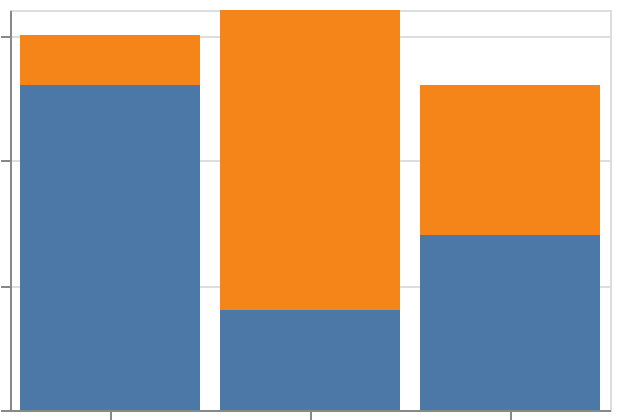

This figure's Vega-Lite source:
### Vega-Lite specification from a JSON file in a GitHub repository (floating-point values rounded to 4 significant figures)
{"$schema": "https://vega.github.io/schema/vega-lite/v6.json", "padding": 5, "autosize": "none", "width": 300, "height": 200, "data": {"name": "table", "values": [{"c": "A", "g": "p", "x": 1, "y": 2, "v": 5, "t": "2024-01-15", "o": {"v": 3}, "IMDB Rating": 6.1, "d": "x1"}, {"c": "B", "g": "q", "x": 2, "y": 4, "v": 9, "t": "2024-02-20", "o": {"v": 7}, "IMDB Rating": 7.4, "d": "x2"}, {"c": "A", "g": "q", "x": 3, "y": 3, "v": 2, "t": "2024-03-05", "o": {"v": 1}, "IMDB Rating": 5.2, "d": "x1"}, {"c": "C", "g": "p", "x": 4, "y": 6, "v": 7, "t": "2024-05-30", "o": {"v": 4}, "IMDB Rating": 8.8, "d": "x3"}, {"c": "B", "g": "p", "x": 5, "y": 5, "v": 4, "t": "2024-07-11", "o": {"v": 9}, "IMDB Rating": 6.9, "d": "x2"}, {"c": "C", "g": "q", "x": 6, "y": 8, "v": 6, "t": "2024-09-02", "o": {"v": 2}, "IMDB Rating": 7.7, "d": "x3"}, {"c": "A", "g": "p", "x": 7, "y": 7, "v": 8, "t": "2024-11-25", "o": {"v": 5}, "IMDB Rating": 4.4, "d": "x1"}, {"c": "B", "g": "q", "x": 8, "y": 9, "v": 3, "t": "2024-12-31", "o": {"v": 8}, "IMDB Rating": 9.1, "d": "x2"}]}, "mark": "bar", "encoding": {"x": {"field": "c", "type": "nominal"}, "y": {"field": "v", "type": "quantitative"}, "color": {"field": "g", "type": "nominal"}, "order": {"field": "g", "type": "nominal", "sort": "ascending"}}}
